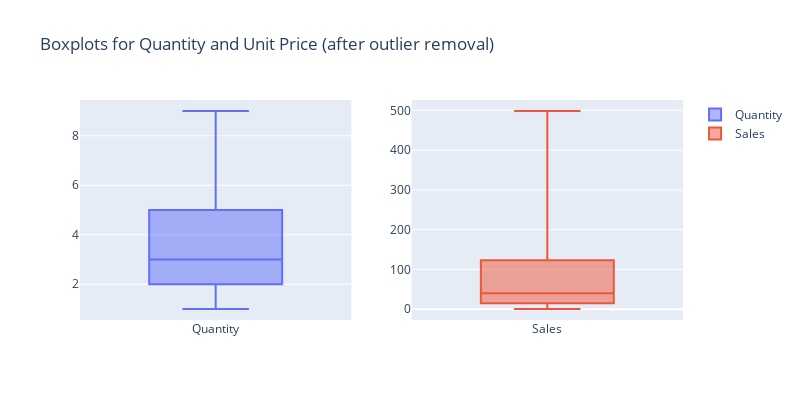

Notebook code for this chart:
### Code cell
# Create boxplots for 'Quantity' and 'Sales' using Plotly
fig = make_subplots(rows=1, cols=2)

# Add a vertical boxplot for 'Quantity' in the first column
fig.add_trace(go.Box(y=data['Quantity'], name='Quantity',boxpoints=False), row=1, col=1)

# Add a vertical boxplot for 'UnitPrice' in the second column
fig.add_trace(go.Box(y=data['Sales'], name='Sales',boxpoints=False), row=1, col=2)

# Update the layout
fig.update_layout(
    title='Boxplots for Quantity and Unit Price (after outlier removal)',
    height=400,
    width=800
)

# Show the plot
fig.show()

### Figure 1 — Plotly figure (JSON) as saved in the notebook; plotly's stock layout.template omitted (floating-point values rounded to 4 significant figures; data arrays with more than 128 entries replaced by an {"elided": "..."} marker saying what was removed)
{"data": [{"boxpoints": false, "name": "Quantity", "type": "box", "xaxis": "x", "y": {"elided": "8705 int values"}, "yaxis": "y"}, {"boxpoints": false, "name": "Sales", "type": "box", "xaxis": "x2", "y": {"elided": "8705 float values"}, "yaxis": "y2"}], "layout": {"height": 400, "title": {"text": "Boxplots for Quantity and Unit Price (after outlier removal)"}, "width": 800, "xaxis": {"anchor": "y", "domain": [0, 0.45]}, "xaxis2": {"anchor": "y2", "domain": [0.55, 1]}, "yaxis": {"anchor": "x", "domain": [0, 1]}, "yaxis2": {"anchor": "x2", "domain": [0, 1]}}}
